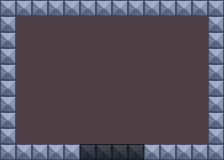

Tiled map render using the project's own tile images. Description and the map definition, with tile-layer contents summarised, below:
An orthogonal 14x10 tile map with 16x16 px tiles, 3 tile layers (loc2, background, walls), 2 tilesets.

<map version="1.4" tiledversion="1.4.2" orientation="orthogonal" renderorder="right-down" width="14" height="10" tilewidth="16" tileheight="16" infinite="0" nextlayerid="4" nextobjectid="1">
 <tileset firstgid="1" name="full tilemap2" tilewidth="16" tileheight="16" tilecount="72" columns="9">
  <image source="full tilemap2.png" width="144" height="128" />
 </tileset>
 <tileset firstgid="73" name="layer3" tilewidth="16" tileheight="16" tilecount="3" columns="3">
  <image source="layer3.png" width="48" height="16" />
 </tileset>
 <layer id="3" name="loc2" width="14" height="10">
  <data>[140 cells, 140 non-empty, 3 distinct tile ids]</data>
 </layer>
 <layer id="1" name="background" width="14" height="10">
  <data>[140 cells, 140 non-empty, 2 distinct tile ids]</data>
 </layer>
 <layer id="2" name="walls" width="14" height="10">
  <data>[140 cells, 40 non-empty, 1 distinct tile ids]</data>
 </layer>
</map>
